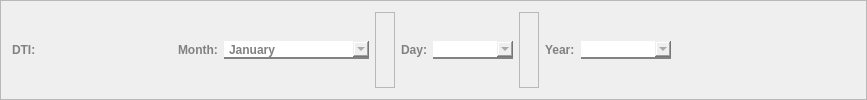
           <widget class="QFrame" name="dti_frame_edit">
            <property name="frameShape">
             <enum>QFrame::StyledPanel</enum>
            </property>
            <property name="frameShadow">
             <enum>QFrame::Raised</enum>
            </property>
            <layout class="QHBoxLayout" name="horizontalLayout_55">
             <item>
              <widget class="QLabel" name="label_120">
               <property name="styleSheet">
                <string notr="true">font-family: Segoe UI;
				font-weight: bold;
				color: #818181;

border-radius: 0px;
border-color: white;
border-width: 0px;</string>
               </property>
               <property name="text">
                <string>DTI:                                         </string>
               </property>
              </widget>
             </item>
             <item>
              <widget class="QLabel" name="label_121">
               <property name="styleSheet">
                <string notr="true">font-family: Segoe UI;
				font-weight: bold;
				color: #818181;

border-radius: 0px;
border-color: white;
border-width: 0px;</string>
               </property>
               <property name="text">
                <string>Month:</string>
               </property>
              </widget>
             </item>
             <item>
              <widget class="QComboBox" name="edit_choose_month_comboBox">
               <property name="minimumSize">
                <size>
                 <width>145</width>
                 <height>0</height>
                </size>
               </property>
               <property name="maximumSize">
                <size>
                 <width>175</width>
                 <height>16777215</height>
                </size>
               </property>
               <property name="cursor">
                <cursorShape>PointingHandCursor</cursorShape>
               </property>
               <property name="styleSheet">
                <string notr="true">QComboBox {
				font-family: Segoe UI;
				font-weight: bold;
				color: #818181;
                border: none;
                border-bottom: 2px solid #818181;
            }

QComboBox::hover{
color: #565656;
border-bottom: 2px solid #565656;
}

</string>
               </property>
               <item>
                <property name="text">
                 <string>January</string>
                </property>
               </item>
               <item>
                <property name="text">
                 <string>February</string>
                </property>
               </item>
               <item>
                <property name="text">
                 <string>March</string>
                </property>
               </item>
               <item>
                <property name="text">
                 <string>April</string>
                </property>
               </item>
               <item>
                <property name="text">
                 <string>May</string>
                </property>
               </item>
               <item>
                <property name="text">
                 <string>June</string>
                </property>
               </item>
               <item>
                <property name="text">
                 <string>July</string>
                </property>
               </item>
               <item>
                <property name="text">
                 <string>August</string>
                </property>
               </item>
               <item>
                <property name="text">
                 <string>September</string>
                </property>
               </item>
               <item>
                <property name="text">
                 <string>October</string>
                </property>
               </item>
               <item>
                <property name="text">
                 <string>November</string>
                </property>
               </item>
               <item>
                <property name="text">
                 <string>December</string>
                </property>
               </item>
              </widget>
             </item>
             <item>
              <widget class="QFrame" name="frame_60">
               <property name="minimumSize">
                <size>
                 <width>20</width>
                 <height>0</height>
                </size>
               </property>
               <property name="frameShape">
                <enum>QFrame::StyledPanel</enum>
               </property>
               <property name="frameShadow">
                <enum>QFrame::Raised</enum>
               </property>
              </widget>
             </item>
             <item>
              <widget class="QLabel" name="label_122">
               <property name="styleSheet">
                <string notr="true">font-family: Segoe UI;
				font-weight: bold;
				color: #818181;

border-radius: 0px;
border-color: white;
border-width: 0px;</string>
               </property>
               <property name="text">
                <string>Day:</string>
               </property>
              </widget>
             </item>
             <item>
              <widget class="QComboBox" name="edit_choose_day_comboBox">
               <property name="minimumSize">
                <size>
                 <width>80</width>
                 <height>0</height>
                </size>
               </property>
               <property name="maximumSize">
                <size>
                 <width>80</width>
                 <height>16777215</height>
                </size>
               </property>
               <property name="cursor">
                <cursorShape>PointingHandCursor</cursorShape>
               </property>
               <property name="styleSheet">
                <string notr="true">QComboBox {
				font-family: Segoe UI;
				font-weight: bold;
				color: #818181;
                border: none;
                border-bottom: 2px solid #818181;
            }

QComboBox::hover{
color: #565656;
border-bottom: 2px solid #565656;
}

</string>
               </property>
              </widget>
             </item>
             <item>
              <widget class="QFrame" name="frame_73">
               <property name="minimumSize">
                <size>
                 <width>20</width>
                 <height>0</height>
                </size>
               </property>
               <property name="frameShape">
                <enum>QFrame::StyledPanel</enum>
               </property>
               <property name="frameShadow">
                <enum>QFrame::Raised</enum>
               </property>
              </widget>
             </item>
             <item>
              <widget class="QLabel" name="label_123">
               <property name="styleSheet">
                <string notr="true">font-family: Segoe UI;
				font-weight: bold;
				color: #818181;

border-radius: 0px;
border-color: white;
border-width: 0px;</string>
               </property>
               <property name="text">
                <string>Year:</string>
               </property>
              </widget>
             </item>
             <item>
              <widget class="QComboBox" name="edit_choose_year_comboBox">
               <property name="minimumSize">
                <size>
                 <width>90</width>
                 <height>0</height>
                </size>
               </property>
               <property name="maximumSize">
                <size>
                 <width>80</width>
                 <height>16777215</height>
                </size>
               </property>
               <property name="cursor">
                <cursorShape>PointingHandCursor</cursorShape>
               </property>
               <property name="styleSheet">
                <string notr="true">QComboBox {
				font-family: Segoe UI;
				font-weight: bold;
				color: #818181;
                border: none;
                border-bottom: 2px solid #818181;
            }

QComboBox::hover{
color: #565656;
border-bottom: 2px solid #565656;
}

</string>
               </property>
              </widget>
             </item>
             <item>
              <spacer name="horizontalSpacer_78">
               <property name="orientation">
                <enum>Qt::Horizontal</enum>
               </property>
               <property name="sizeHint" stdset="0">
                <size>
                 <width>184</width>
                 <height>20</height>
                </size>
               </property>
              </spacer>
             </item>
            </layout>
           </widget>
